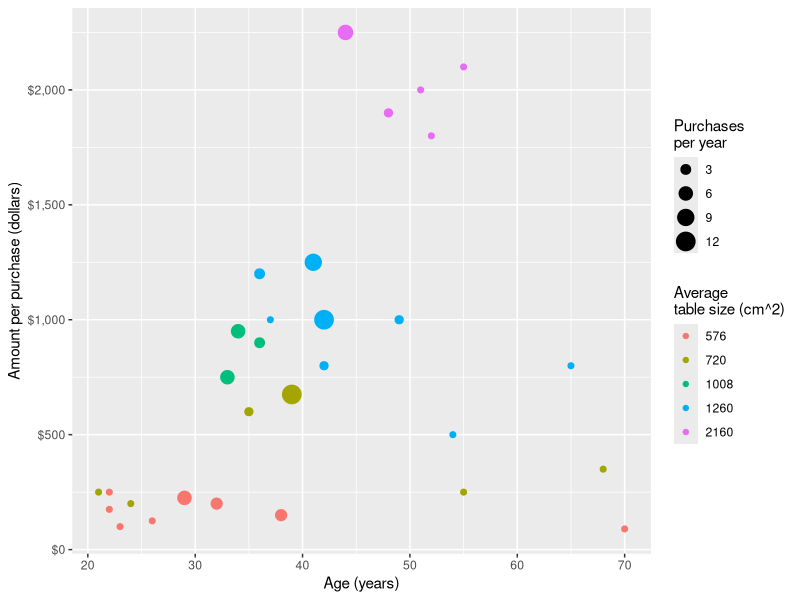
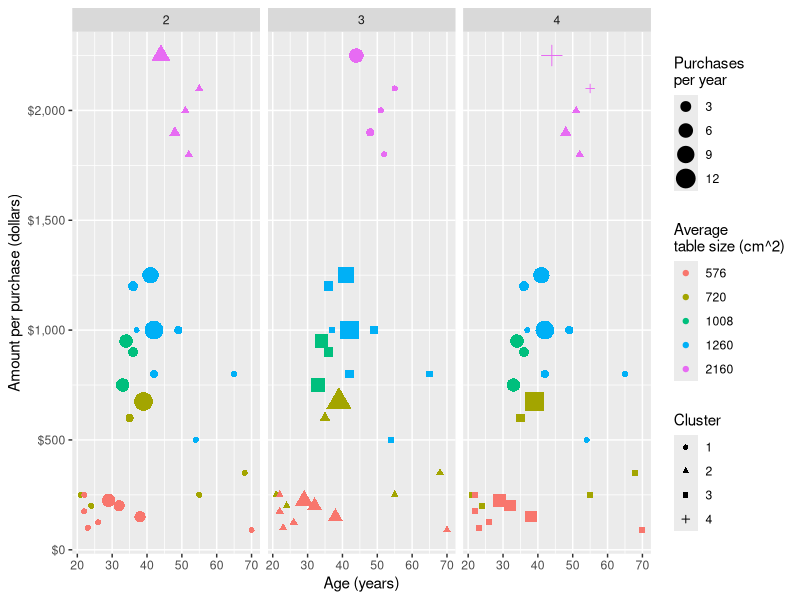
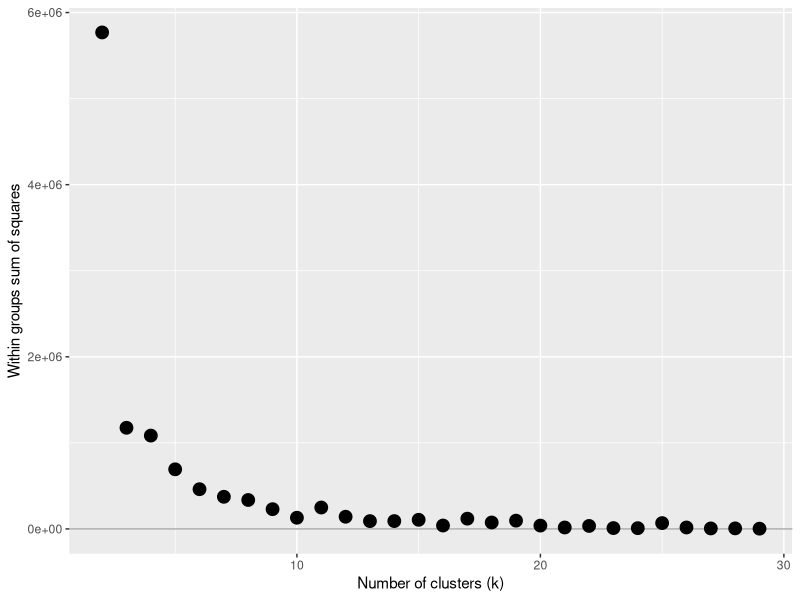

The R source for these figures, in order:
library(ggplot2)
library(scales)
p <- list()

# Read the raw data from file
dta <- read.csv("sales_data.csv")

# Plot the data to get an idea of what it looks like
p[["data"]] <-
	ggplot(dta) +
	geom_point(aes(x = Age, y = Dollars.per.purchase, color = factor(Average.table.size), size = Purchases.per.year)) +
	scale_size_area(name = "Purchases\nper year") +
	scale_color_discrete(name = "Average\ntable size (cm^2)") +
	scale_y_continuous(labels = dollar) +
	xlab("Age (years)") +
	ylab("Amount per purchase (dollars)")

# Run k-means clustering for different k's
ks         <- 2:29
results    <- list()
result_dta <- data.frame()
for (k in ks) {
	cluster_dta <- dta
	results[[paste0("k", k)]] <- kmeans(cluster_dta, k)
	cluster_dta$K <- k
	cluster_dta$Cluster <- results[[paste0("k", k)]]$cluster
	result_dta <- dplyr::bind_rows(result_dta, cluster_dta)
}
p[["clusters"]] <-
	p[["data"]] %+%
	dplyr::filter(result_dta, K %in% 2:4) +
	aes(shape = factor(Cluster)) +
	facet_wrap(~ K, 1) +
	scale_shape_discrete(name = "Cluster")

errors <- data.frame(K = ks, Within = plyr::laply(results, function(rs){ sum(rs$withinss) }), stringsAsFactors = FALSE)
p[["error"]] <-
	ggplot(errors) +
	geom_hline(yintercept = 0, color = "darkgrey") +
	geom_point(aes(x = K, y = Within), size = rel(4)) +
	xlab("Number of clusters (k)") +
	ylab("Within groups sum of squares")

for (p_name in names(p)) {
	ggsave(paste0(p_name, ".png"), p[[p_name]], width = 16, height = 9)
}
